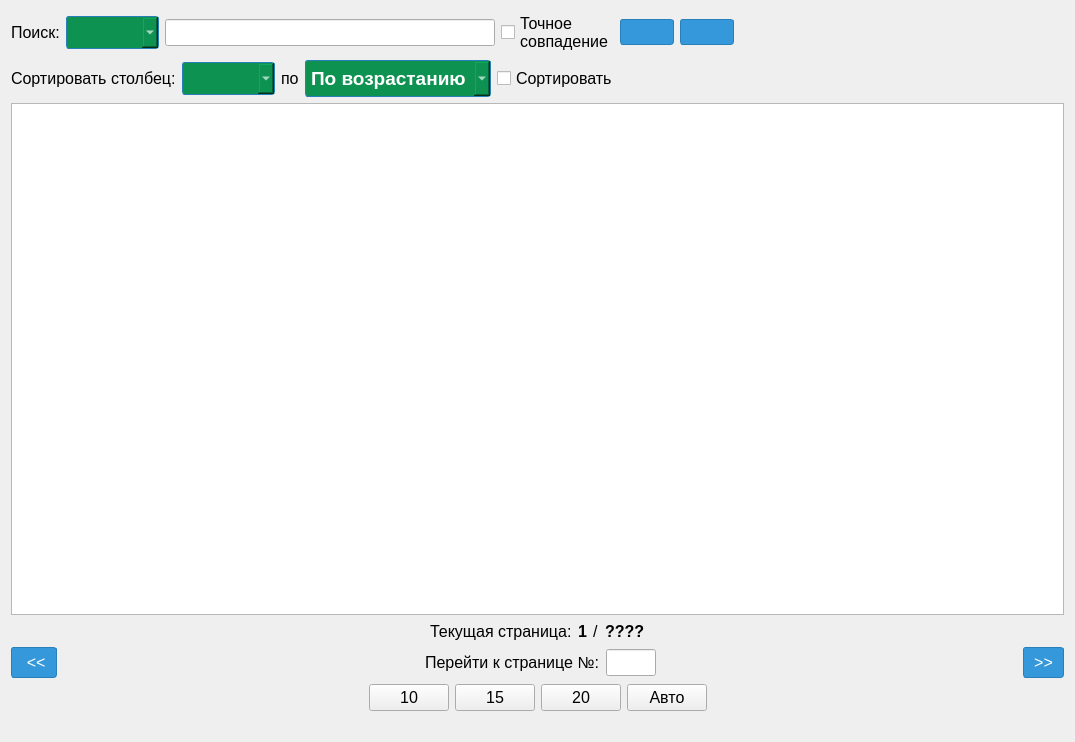
<?xml version="1.0" encoding="UTF-8"?>
<ui version="4.0">
 <class>LoanApplications</class>
 <widget class="QWidget" name="LoanApplications">
  <property name="geometry">
   <rect>
    <x>0</x>
    <y>0</y>
    <width>1075</width>
    <height>742</height>
   </rect>
  </property>
  <property name="windowTitle">
   <string>Form</string>
  </property>
  <layout class="QVBoxLayout" name="verticalLayout">
   <item>
    <layout class="QHBoxLayout" name="horizontalLayout">
     <item>
      <widget class="QLabel" name="label">
       <property name="font">
        <font>
         <family>Segoe UI</family>
         <pointsize>12</pointsize>
        </font>
       </property>
       <property name="text">
        <string>Поиск:</string>
       </property>
      </widget>
     </item>
     <item>
      <widget class="QComboBox" name="searchColumn">
       <property name="font">
        <font>
         <family>Segoe UI</family>
         <pointsize>12</pointsize>
         <weight>75</weight>
         <bold>true</bold>
        </font>
       </property>
       <property name="styleSheet">
        <string notr="true">QComboBox {    
	background-color: #0E9252;    
	border: 1px solid #2980b9;    
	color: #ffffff;    
	padding: 5px;    
	border-radius: 3px;
}

QComboBox:hover {   
	background-color: #42A977;    
	border: 1px solid #1c6da5;
}

QComboBox:disabled {   
	background-color: #d3d3d3;    
	color: #555555;   
	border: 1px solid #a3a3a3;
}</string>
       </property>
      </widget>
     </item>
     <item>
      <widget class="QLineEdit" name="searchText">
       <property name="font">
        <font>
         <family>Segoe UI</family>
         <pointsize>12</pointsize>
        </font>
       </property>
      </widget>
     </item>
     <item>
      <widget class="QCheckBox" name="checkBox">
       <property name="font">
        <font>
         <family>Segoe UI</family>
         <pointsize>12</pointsize>
        </font>
       </property>
       <property name="text">
        <string>Точное 
совпадение</string>
       </property>
      </widget>
     </item>
     <item>
      <widget class="QPushButton" name="pushButton_search">
       <property name="styleSheet">
        <string notr="true">QPushButton {
	background-color: #3498db;
	border: 1px solid #2980b9;
	color: #ffffff;
	padding: 5px 10px;
	border-radius: 3px;
}

QPushButton:hover {
	background-color: #2184cb;
	border: 1px solid #1c6da5;
}

QPushButton:pressed {
	background-color: #1a548b;
	border: 1px solid #174172;
}

QPushButton:disabled {
	background-color: #d3d3d3;
	color: #555555;
	border: 1px solid #a3a3a3;
}</string>
       </property>
       <property name="text">
        <string/>
       </property>
       <property name="icon">
        <iconset resource="assets.qrc">
         <normaloff>:/assets/search.png</normaloff>:/assets/search.png</iconset>
       </property>
       <property name="iconSize">
        <size>
         <width>32</width>
         <height>32</height>
        </size>
       </property>
      </widget>
     </item>
     <item>
      <widget class="QPushButton" name="clearSearch">
       <property name="styleSheet">
        <string notr="true">QPushButton {
	background-color: #3498db;
	border: 1px solid #2980b9;
	color: #ffffff;
	padding: 5px 10px;
	border-radius: 3px;
}

QPushButton:hover {
	background-color: #2184cb;
	border: 1px solid #1c6da5;
}

QPushButton:pressed {
	background-color: #1a548b;
	border: 1px solid #174172;
}

QPushButton:disabled {
	background-color: #d3d3d3;
	color: #555555;
	border: 1px solid #a3a3a3;
}</string>
       </property>
       <property name="text">
        <string/>
       </property>
       <property name="icon">
        <iconset resource="assets.qrc">
         <normaloff>:/assets/clearSearch.png</normaloff>:/assets/clearSearch.png</iconset>
       </property>
       <property name="iconSize">
        <size>
         <width>32</width>
         <height>32</height>
        </size>
       </property>
      </widget>
     </item>
     <item>
      <spacer name="horizontalSpacer">
       <property name="orientation">
        <enum>Qt::Horizontal</enum>
       </property>
       <property name="sizeHint" stdset="0">
        <size>
         <width>40</width>
         <height>20</height>
        </size>
       </property>
      </spacer>
     </item>
    </layout>
   </item>
   <item>
    <layout class="QHBoxLayout" name="horizontalLayout_2">
     <item>
      <widget class="QLabel" name="label_2">
       <property name="font">
        <font>
         <family>Segoe UI</family>
         <pointsize>12</pointsize>
        </font>
       </property>
       <property name="text">
        <string>Сортировать столбец:</string>
       </property>
      </widget>
     </item>
     <item>
      <widget class="QComboBox" name="sortingColumn">
       <property name="font">
        <font>
         <family>Segoe UI</family>
         <pointsize>12</pointsize>
         <weight>75</weight>
         <bold>true</bold>
        </font>
       </property>
       <property name="styleSheet">
        <string notr="true">QComboBox {    
	background-color: #0E9252;    
	border: 1px solid #2980b9;    
	color: #ffffff;    
	padding: 5px;    
	border-radius: 3px;
}

QComboBox:hover {   
	background-color: #42A977;    
	border: 1px solid #1c6da5;
}

QComboBox:disabled {   
	background-color: #d3d3d3;    
	color: #555555;   
	border: 1px solid #a3a3a3;
}</string>
       </property>
      </widget>
     </item>
     <item>
      <widget class="QLabel" name="label_3">
       <property name="sizePolicy">
        <sizepolicy hsizetype="Fixed" vsizetype="Preferred">
         <horstretch>0</horstretch>
         <verstretch>0</verstretch>
        </sizepolicy>
       </property>
       <property name="font">
        <font>
         <family>Segoe UI</family>
         <pointsize>12</pointsize>
        </font>
       </property>
       <property name="text">
        <string>по</string>
       </property>
      </widget>
     </item>
     <item>
      <widget class="QComboBox" name="typeSorting">
       <property name="sizePolicy">
        <sizepolicy hsizetype="Preferred" vsizetype="Fixed">
         <horstretch>0</horstretch>
         <verstretch>0</verstretch>
        </sizepolicy>
       </property>
       <property name="font">
        <font>
         <family>Segoe UI</family>
         <pointsize>14</pointsize>
         <weight>75</weight>
         <bold>true</bold>
        </font>
       </property>
       <property name="styleSheet">
        <string notr="true">QComboBox {    
	background-color: #0E9252;    
	border: 1px solid #2980b9;    
	color: #ffffff;    
	padding: 5px;    
	border-radius: 3px;
}

QComboBox:hover {   
	background-color: #42A977;    
	border: 1px solid #1c6da5;
}

QComboBox:disabled {   
	background-color: #d3d3d3;    
	color: #555555;   
	border: 1px solid #a3a3a3;
}</string>
       </property>
       <item>
        <property name="text">
         <string>По возрастанию</string>
        </property>
       </item>
       <item>
        <property name="text">
         <string>По убыванию</string>
        </property>
       </item>
      </widget>
     </item>
     <item>
      <widget class="QCheckBox" name="sorting">
       <property name="font">
        <font>
         <family>Segoe UI</family>
         <pointsize>12</pointsize>
        </font>
       </property>
       <property name="text">
        <string>Сортировать</string>
       </property>
      </widget>
     </item>
     <item>
      <spacer name="horizontalSpacer_2">
       <property name="orientation">
        <enum>Qt::Horizontal</enum>
       </property>
       <property name="sizeHint" stdset="0">
        <size>
         <width>40</width>
         <height>20</height>
        </size>
       </property>
      </spacer>
     </item>
    </layout>
   </item>
   <item>
    <widget class="QTableView" name="tableView">
     <property name="font">
      <font>
       <family>Segoe UI</family>
       <pointsize>10</pointsize>
      </font>
     </property>
    </widget>
   </item>
   <item>
    <layout class="QHBoxLayout" name="horizontalLayout_3">
     <item>
      <spacer name="horizontalSpacer_3">
       <property name="orientation">
        <enum>Qt::Horizontal</enum>
       </property>
       <property name="sizeHint" stdset="0">
        <size>
         <width>40</width>
         <height>20</height>
        </size>
       </property>
      </spacer>
     </item>
     <item>
      <widget class="QLabel" name="label_4">
       <property name="font">
        <font>
         <family>Segoe UI</family>
         <pointsize>12</pointsize>
        </font>
       </property>
       <property name="text">
        <string>Текущая страница:</string>
       </property>
      </widget>
     </item>
     <item>
      <widget class="QLabel" name="labelCurrentPage">
       <property name="font">
        <font>
         <family>Segoe UI</family>
         <pointsize>12</pointsize>
         <weight>75</weight>
         <bold>true</bold>
        </font>
       </property>
       <property name="text">
        <string>1</string>
       </property>
      </widget>
     </item>
     <item>
      <widget class="QLabel" name="label_6">
       <property name="font">
        <font>
         <family>Segoe UI</family>
         <pointsize>12</pointsize>
        </font>
       </property>
       <property name="text">
        <string>/</string>
       </property>
      </widget>
     </item>
     <item>
      <widget class="QLabel" name="labelMaxPage">
       <property name="font">
        <font>
         <family>Segoe UI</family>
         <pointsize>12</pointsize>
         <weight>75</weight>
         <bold>true</bold>
        </font>
       </property>
       <property name="text">
        <string>????</string>
       </property>
      </widget>
     </item>
     <item>
      <spacer name="horizontalSpacer_4">
       <property name="orientation">
        <enum>Qt::Horizontal</enum>
       </property>
       <property name="sizeHint" stdset="0">
        <size>
         <width>40</width>
         <height>20</height>
        </size>
       </property>
      </spacer>
     </item>
    </layout>
   </item>
   <item>
    <layout class="QHBoxLayout" name="horizontalLayout_4">
     <item>
      <widget class="QPushButton" name="prevButton">
       <property name="font">
        <font>
         <family>Segoe UI</family>
         <pointsize>12</pointsize>
        </font>
       </property>
       <property name="styleSheet">
        <string notr="true">QPushButton {
	background-color: #3498db;
	border: 1px solid #2980b9;
	color: #ffffff;
	padding: 5px 10px;
	border-radius: 3px;
}

QPushButton:hover {
	background-color: #2184cb;
	border: 1px solid #1c6da5;
}

QPushButton:pressed {
	background-color: #1a548b;
	border: 1px solid #174172;
}

QPushButton:disabled {
	background-color: #d3d3d3;
	color: #555555;
	border: 1px solid #a3a3a3;
}</string>
       </property>
       <property name="text">
        <string> &lt;&lt;</string>
       </property>
      </widget>
     </item>
     <item>
      <spacer name="horizontalSpacer_5">
       <property name="orientation">
        <enum>Qt::Horizontal</enum>
       </property>
       <property name="sizeHint" stdset="0">
        <size>
         <width>40</width>
         <height>20</height>
        </size>
       </property>
      </spacer>
     </item>
     <item>
      <widget class="QLabel" name="label_8">
       <property name="font">
        <font>
         <family>Segoe UI</family>
         <pointsize>12</pointsize>
        </font>
       </property>
       <property name="text">
        <string>Перейти к странице №:</string>
       </property>
      </widget>
     </item>
     <item>
      <widget class="QLineEdit" name="pageNumberToNavigate">
       <property name="maximumSize">
        <size>
         <width>50</width>
         <height>16777215</height>
        </size>
       </property>
       <property name="font">
        <font>
         <family>Segoe UI</family>
         <pointsize>12</pointsize>
        </font>
       </property>
      </widget>
     </item>
     <item>
      <spacer name="horizontalSpacer_6">
       <property name="orientation">
        <enum>Qt::Horizontal</enum>
       </property>
       <property name="sizeHint" stdset="0">
        <size>
         <width>40</width>
         <height>20</height>
        </size>
       </property>
      </spacer>
     </item>
     <item>
      <widget class="QPushButton" name="nextButton">
       <property name="font">
        <font>
         <family>Segoe UI</family>
         <pointsize>12</pointsize>
        </font>
       </property>
       <property name="styleSheet">
        <string notr="true">QPushButton {
	background-color: #3498db;
	border: 1px solid #2980b9;
	color: #ffffff;
	padding: 5px 10px;
	border-radius: 3px;
}

QPushButton:hover {
	background-color: #2184cb;
	border: 1px solid #1c6da5;
}

QPushButton:pressed {
	background-color: #1a548b;
	border: 1px solid #174172;
}

QPushButton:disabled {
	background-color: #d3d3d3;
	color: #555555;
	border: 1px solid #a3a3a3;
}</string>
       </property>
       <property name="text">
        <string>&gt;&gt;</string>
       </property>
      </widget>
     </item>
    </layout>
   </item>
   <item>
    <layout class="QHBoxLayout" name="horizontalLayout_5">
     <item>
      <spacer name="horizontalSpacer_7">
       <property name="orientation">
        <enum>Qt::Horizontal</enum>
       </property>
       <property name="sizeHint" stdset="0">
        <size>
         <width>40</width>
         <height>20</height>
        </size>
       </property>
      </spacer>
     </item>
     <item>
      <widget class="QPushButton" name="numberRows_10">
       <property name="font">
        <font>
         <family>Segoe UI</family>
         <pointsize>12</pointsize>
        </font>
       </property>
       <property name="text">
        <string>10</string>
       </property>
      </widget>
     </item>
     <item>
      <widget class="QPushButton" name="numberRows_15">
       <property name="font">
        <font>
         <family>Segoe UI</family>
         <pointsize>12</pointsize>
        </font>
       </property>
       <property name="text">
        <string>15</string>
       </property>
      </widget>
     </item>
     <item>
      <widget class="QPushButton" name="numberRows_20">
       <property name="font">
        <font>
         <family>Segoe UI</family>
         <pointsize>12</pointsize>
        </font>
       </property>
       <property name="text">
        <string>20</string>
       </property>
      </widget>
     </item>
     <item>
      <widget class="QPushButton" name="automaticNumberRows">
       <property name="font">
        <font>
         <family>Segoe UI</family>
         <pointsize>12</pointsize>
        </font>
       </property>
       <property name="text">
        <string>Авто</string>
       </property>
      </widget>
     </item>
     <item>
      <spacer name="horizontalSpacer_8">
       <property name="orientation">
        <enum>Qt::Horizontal</enum>
       </property>
       <property name="sizeHint" stdset="0">
        <size>
         <width>40</width>
         <height>20</height>
        </size>
       </property>
      </spacer>
     </item>
    </layout>
   </item>
   <item>
    <widget class="QLabel" name="status">
     <property name="text">
      <string/>
     </property>
    </widget>
   </item>
  </layout>
 </widget>
 <resources>
  <include location="assets.qrc"/>
 </resources>
 <connections/>
</ui>
